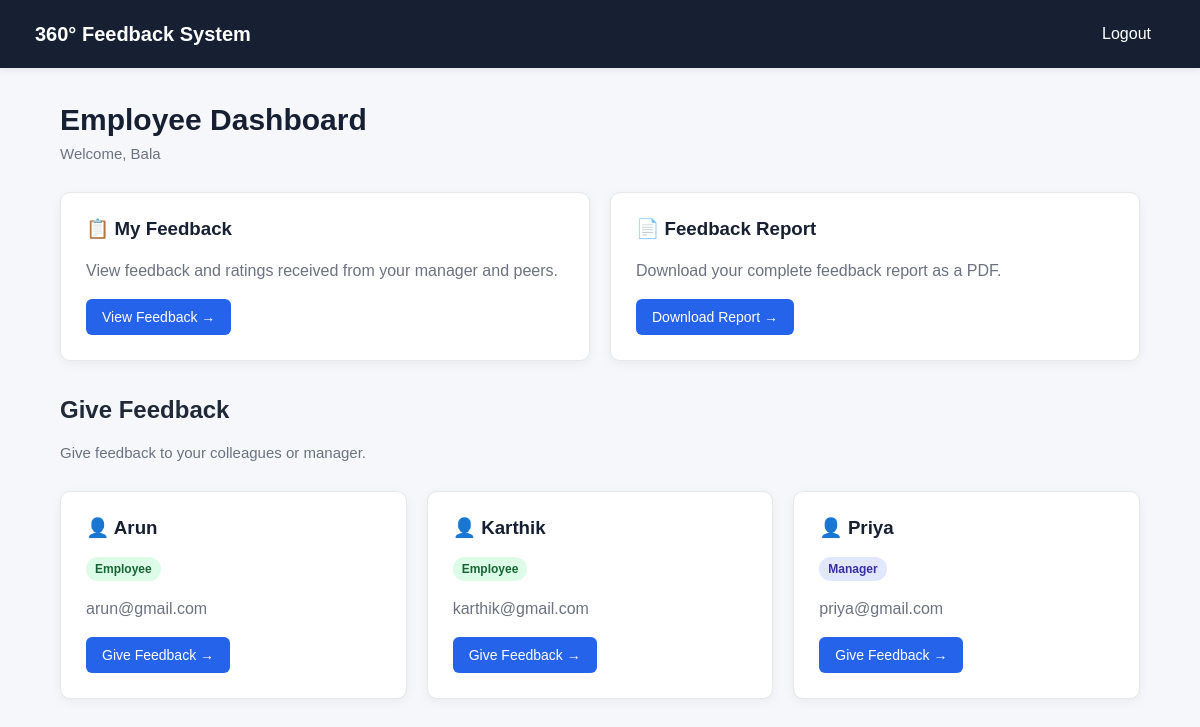
/employee (signed in), run on the app's committed database.
### tables this page shows
CREATE TABLE users (
            id INTEGER PRIMARY KEY AUTOINCREMENT,
            name TEXT NOT NULL,
            email TEXT UNIQUE NOT NULL,
            password TEXT NOT NULL,
            role TEXT NOT NULL
        );

### app.py (the view)
@app.route("/employee")
def employee_dashboard():
    if "user_id" not in session or session["role"] != "employee":
        return redirect(url_for("login"))
    conn = get_db_connection()
    employees = conn.execute("""
        SELECT
            id,
            name,
            email,
            role

        FROM users

        WHERE role IN ('employee', 'manager')
        AND id != ?

        ORDER BY name
    """, (
        session["user_id"],
    )).fetchall()
    conn.close()
    return render_template(
        "employee_dashboard.html",
        name=session["name"],
        employees=employees
    )

### app.py (called while the page is built)
def get_db_connection():
    conn = sqlite3.connect(DATABASE)
    conn.row_factory = sqlite3.Row
    return conn

### templates/employee_dashboard.html (shortened to what this page needs)
<!DOCTYPE html>
<html lang="en">
<head>
    <link rel="stylesheet"
          href="{{ url_for('static', filename='style.css') }}">
</head>
<body>
    <div class="navbar">
        <h2>360° Feedback System</h2>
        <a class="logout"
           href="{{ url_for('logout') }}">
            Logout
        </a>
    </div>
    <div class="container">
        <div class="welcome">
            <h1>Employee Dashboard</h1>
            <p>
                Welcome, {{ name }}
            </p>
        </div>
        <div class="cards">
            <div class="card">
                <h3>📋 My Feedback</h3>
                <p>
                    View feedback and ratings received from your
                    manager and peers.
                </p>
                <a class="button"
                   href="{{ url_for('my_feedback') }}">
                    View Feedback →
                </a>
            </div>
            <div class="card">
                <h3>📄 Feedback Report</h3>
                <p>
                    Download your complete feedback report as a PDF.
                </p>
                <a class="button"
                   href="{{ url_for('download_report') }}">
                    Download Report →
                </a>
            </div>
        </div>
        <div class="welcome"
             style="margin-top: 35px;">
            <h2>Give Feedback</h2>
            <p>
                Give feedback to your colleagues or manager.
            </p>
        </div>
        {% if employees %}
            <div class="cards">
                {% for employee in employees %}
                    <div class="card">
                        <h3>
                            👤 {{ employee["name"] }}
                        </h3>
                        {% if employee["role"] == "manager" %}
                            <span class="badge manager">
                                Manager
                            </span>
                        {% else %}
                            <span class="badge peer">
                                Employee
                            </span>
                        {% endif %}
                        <p>
                            {{ employee["email"] }}
                        </p>
                        <a class="button"
                           href="{{ url_for(
                               'employee_feedback',
                               employee_id=employee['id']
                           ) }}">
                            Give Feedback →
                        </a>
                    </div>
                {% endfor %}
            </div>
        {% endif %}
    </div>
</body>
</html>

### static/style.css (style rules this page uses)
* { box-sizing: border-box; }
body { margin: 0; font-family: Arial, Helvetica, sans-serif; background: #f5f7fa; color: #1f2937; }
.navbar { background: #172033; color: white; padding: 17px 35px; display: flex; justify-content: space-between; align-items: center; box-shadow: 0 2px 8px rgba(0, 0, 0, 0.08); }
.navbar h2 { margin: 0; font-size: 20px; font-weight: 600; }
.navbar a { color: white; text-decoration: none; }
.logout { padding: 8px 14px; border-radius: 6px; transition: 0.2s; }
.container { width: 90%; max-width: 1100px; margin: 35px auto; }
.welcome { margin-bottom: 30px; }
.welcome h1 { margin-bottom: 8px; font-size: 30px; color: #172033; }
.welcome p { margin: 0; color: #6b7280; font-size: 15px; }
.cards { display: grid; grid-template-columns: repeat(auto-fit, minmax(230px, 1fr)); gap: 20px; }
.card { background: white; padding: 25px; border-radius: 10px; border: 1px solid #e5e7eb; box-shadow: 0 3px 12px rgba(0, 0, 0, 0.05); transition: transform 0.2s, box-shadow 0.2s; }
.card h2, .card h3 { margin-top: 0; color: #172033; }
.card p { color: #6b7280; line-height: 1.5; }
.button, button { display: inline-block; padding: 10px 16px; background: #2563eb; color: white; border: none; border-radius: 6px; text-decoration: none; cursor: pointer; font-size: 14px; transition: background 0.2s, transform 0.1s; }
.badge { display: inline-block; padding: 5px 9px; border-radius: 20px; font-size: 12px; font-weight: 600; }
.badge.manager { background: #e0e7ff; color: #3730a3; }
.badge.peer { background: #dcfce7; color: #166534; }

### data on the page
users: name "Arun", role "Employee", email "arun@gmail.com"
users: name "Karthik", role "Employee", email "karthik@gmail.com"
users: name "Priya", role "Manager", email "priya@gmail.com"

### other printed values
{{ name }} "Bala"
